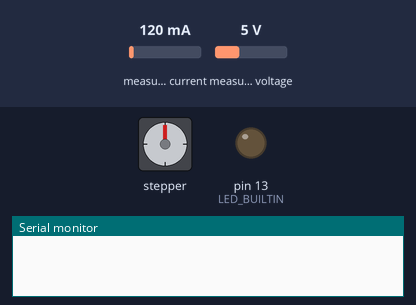
Recording of a sketch running on a simulated Arduino Uno, built for the host (arithmetic inside an expression is 32-bit, double 64-bit). Parts: stepper motor, output pins drawn as LEDs (lit = HIGH), the last lines printed to the serial monitor. The test bench sets the inputs (shaded band); at power-on: measured current 120 mA, measured voltage 5 V. Stepper angles assume 200 steps per turn.

Above: at 0.0 s.
At 16.6 s:
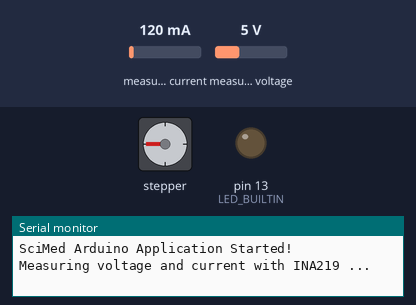
At 38.8 s:
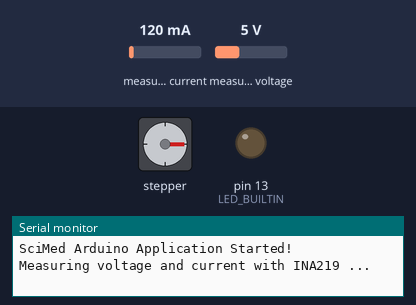
Timing chart, 0 to 55.0 s (numbered marks = the images above):
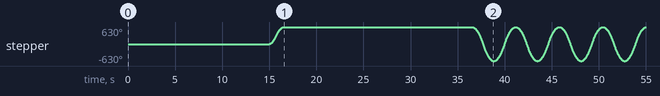

The sketch:

arduino_sketch_scimed.ino
```cpp
#include <Arduino.h>
#include <AccelStepper.h>
#include <Wire.h>
#include <Adafruit_INA219.h>
#include <pico/multicore.h>

// Define stepper motor and driver pins
#define DIR_PIN 2   // Direction pin
#define STEP_PIN 3  // Step pin

// Create an INA219 instance
Adafruit_INA219 ina219;

// Initialize AccelStepper with DRIVER mode
AccelStepper stepper(AccelStepper::DRIVER, STEP_PIN, DIR_PIN);

volatile bool motorFinished = false;
volatile bool motorStatusNotified = false;

float shuntvoltage = 0;
float busvoltage = 0;
float current_mA = 0;
float loadvoltage = 0;
float power_mW = 0;
int move1 = 0;

float cumulativePower = 0;
unsigned long motorStartTime = 0;
unsigned long motorRunTime = 0;


int experimentduration = 0.1;  // Time in secs
static int iterationCounter = 0;

unsigned long loopStartTime = 0;  // To record the start time
unsigned long loopEndTime = 0;    // To record the end time
unsigned long loopDuration = 0;   // To store the duration of the loop

bool first = true;

// Function declarations
void setup_ina219();
void read_ina219();
void blink_led(int times, int delay_ms);
void print_ina219();
void print_ina219_csv();
void check_motor_status();
void notify_motor_status();
void update_cumulative_power();
void print_motor_run_time();
void update_motor_run_time();

int stepsperrev = 200;

int ratio = 200 / stepsperrev;

int motor_positions = 350 * ratio;

void setup() {
  // Core 0 setup
  stepper.setMaxSpeed(2000 * ratio);     // Maximum speed in steps per second
  stepper.setAcceleration(500 * ratio);  // Acceleration in steps per second squared
  stepper.setCurrentPosition(0);         // Set initial position
  delay(15000);
}


void setup1() {
  // Core 1 setup
  Serial.begin(115200);
  delay(5000);  // Wait for serial monitor to open
  Serial.printf("SciMed Arduino Application Started!\n");
  pinMode(LED_BUILTIN, OUTPUT);
  setup_ina219();
}


void loop() {
  // Record the start time
  loopStartTime = millis();

  // Motor control logic
  iterationCounter++;
  if (iterationCounter == 10) {
    experimentduration = 10;
    iterationCounter = 0;
  } else {
    experimentduration = 0.1;
  }
  motorFinished = false;
  stepper.moveTo(motor_positions);

  // Run the motor until it reaches the target position
  while (stepper.distanceToGo() != 0) {
    stepper.run();
  }
  if (first == true) {
    first = false;
      delay(20 * 1000);
  }
  delay(experimentduration * 1000);  // Pause for experiment duration

  // Move back to the starting position
  stepper.moveTo(-motor_positions);

  // Run the motor until it reaches the target position
  while (stepper.distanceToGo() != 0) {
    stepper.run();
  }

  delay(100);  // Pause for experiment duration

  check_motor_status();
  update_motor_run_time();

  // Notify core 1 about motor status
  if (motorFinished) {
    rp2040.fifo.push(1);
  } else {
    rp2040.fifo.push(0);
  }

  // Record the end time and calculate duration
  loopEndTime = millis();
  loopDuration = loopEndTime - loopStartTime;
}

void loop1() {
  // Current measurement logic
  read_ina219();
  // blink_led(2, 100);  // Blink twice every time data is sent
  notify_motor_status();
  update_cumulative_power();
  // print_ina219();

  uint32_t motorStatus;
  if (rp2040.fifo.pop_nb(&motorStatus)) {
    if (motorStatus == 1) {
      move1++;
      motorStatusNotified = true;
    }
  }

  if (motorStatusNotified) {
    Serial.printf("Move: %d, Cumulative Power: %.2f W, Loop Duration: %lu ms\n", move1, cumulativePower, loopDuration);

    cumulativePower = 0;
    motorStatusNotified = false;
  }

  // delay(1000);
}


void setup_ina219() {
  Serial.printf("Measuring voltage and current with INA219 ...\n");
  if (!ina219.begin()) {
    Serial.printf("Failed to find INA219 chip\n");
    while (1) {
      blink_led(1, 1000);  // Blink slowly if INA219 is not found
    }
  }
}

void read_ina219() {
  shuntvoltage = ina219.getShuntVoltage_mV();
  busvoltage = ina219.getBusVoltage_V();
  current_mA = ina219.getCurrent_mA();
  power_mW = ina219.getPower_mW();
  loadvoltage = busvoltage + (shuntvoltage / 1000);
}

void print_ina219() {
  Serial.printf("Bus Voltage:   %.2f V\n", busvoltage);
  Serial.printf("Shunt Voltage: %.2f mV\n", shuntvoltage);
  Serial.printf("Load Voltage:  %.2f V\n", loadvoltage);
  Serial.printf("Current:       %.2f mA\n", current_mA);
  Serial.printf("Power:         %.2f mW\n\n", power_mW);
}

void blink_led(int times, int delay_ms) {
  for (int i = 0; i < times; i++) {
    digitalWrite(LED_BUILTIN, HIGH);
    delay(delay_ms);
    digitalWrite(LED_BUILTIN, LOW);
    delay(delay_ms);
  }
}

void check_motor_status() {
  if (stepper.distanceToGo() == 0) {
    motorFinished = true;
  }
}

void notify_motor_status() {
  if (motorFinished && !motorStatusNotified) {
    Serial.printf("Motor has finished moving.\n");
    motorStatusNotified = true;
  }
}

void update_cumulative_power() {
  static unsigned long lastUpdateTime = 0;  // Tracks the last update time
  unsigned long currentTime = millis();

  if (!motorFinished) {
    // Accumulate power if the motor is running
    if (lastUpdateTime > 0) {
      cumulativePower += power_mW * (currentTime - lastUpdateTime);  // Convert to J
    }
    lastUpdateTime = currentTime;
  } else {
    // Reset update time when motor stops
    lastUpdateTime = 0;
  }
}

void update_motor_run_time() {
  static unsigned long startTime = 0;
  if (!motorFinished) {
    if (startTime == 0) {
      startTime = millis();  // Record start time
    }
  } else {
    if (startTime != 0) {
      motorRunTime += millis() - startTime;  // Accumulate run time
      startTime = 0;                         // Reset for the next run
    }
  }
}


void print_motor_run_time() {
  Serial.printf("Motor Run Time: %lu ms\n", motorRunTime);
}
```

Measured:
- by itself, stepper: turns 630° clockwise in 1.6 s, then 1260° counter-clockwise in 2.2 s, then 1260° clockwise in 2.2 s, then 1260° counter-clockwise in 2.3 s, and so on
